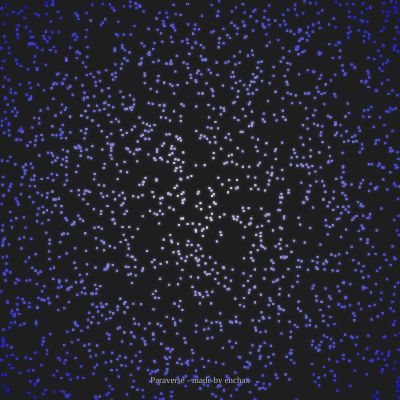
Frame 1 (no input)
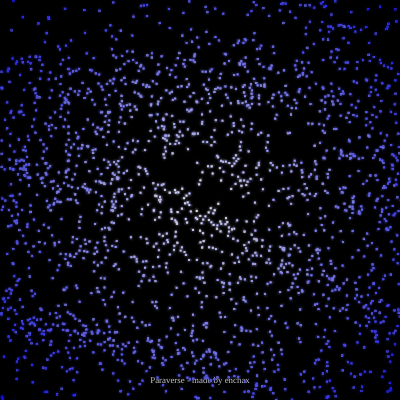
Frame 60 (no input)
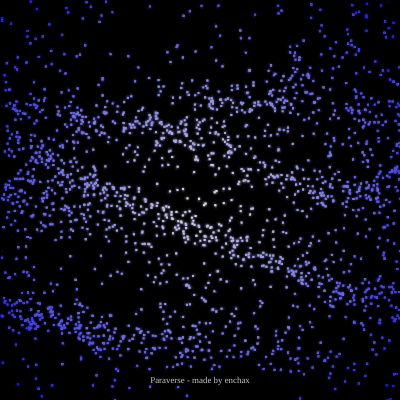
Frame 120 (the mouse pressed at the canvas centre since frame 60)

The p5.js sketch that drew these frames (run headless with seeded random() and noise() and a simulated clock; from frame 60 on, the mouse is pressed at the canvas centre):

// p5.js sketch
// ── sketch.js
/*
----- Coding Tutorial by Patt Vira ----- 
Name: Slime Molds (Physarum)
Video Tutorial: https://youtu.be/VyXxSNcgDtg

References: 
1. Algorithm by Jeff Jones: https://uwe-repository.worktribe.com/output/980579/characteristics-of-pattern-formation-and-evolution-in-approximations-of-physarum-transport-networks

Connect with Patt: @pattvira
https://www.pattvira.com/
----------------------------------------
*/

let molds = []; let num = 2000;
let d; 

function setup() {
  createCanvas(400, 400);
  angleMode(DEGREES);
  d = 4; // Global variable (put in `setup()`)
  d = pixelDensity();
  
  
  for (let i=0; i<num; i++) {
    molds[i] = new Mold();
  } 
  
  
}

function draw() {
  background(0, 225);
 loadPixels(); // Call ONCE before update loop
molds.forEach(m => m.update());
  textAlign(CENTER, CENTER);
  textSize(min(width, height) / 45); // Responsive size based on screen
  fill("#BEBEBE");
  textFont('Press Start 2P'); // Text color
  text(" Paraverse - made by enchax ", width / 2, height / 1.05);
  for (let i=0; i<num; i++) {
    if (key == "s") { // If "s" key is pressed, molds stop moving 
      molds[i].stop = true;
      updatePixels();
      noLoop();
    } else {
      molds[i].stop = false;
    }
    
    molds[i].update();
    molds[i].display();
  }
  
}


// ── mold.js
class Mold {
  constructor() {
    
    // Mold variables
    this.x = random(width);
    this.y = random(height); 
    // this.x = random(width/2 - 20, width/2 + 20);
    // this.y = random(height/2 - 20, height/2 + 20); 
    this.r = 0.5;
    
    this.heading = random(360);
    this.vx = cos(this.heading);
    this.vy = sin(this.heading);
    this.rotAngle = 40;
    this.stop = false // Boolean variable to stop molds from moving 
    
    // Sensor variables
    this.rSensorPos = createVector(0, 0);
    this.lSensorPos = createVector(0, 0);
    this.fSensorPos = createVector(0, 0);
    this.sensorAngle = 45;
    this.sensorDist = 50;
    
    
  }
  
  update() {   
    // Using this.stop to control when molds stop moving
    if (this.stop) {
      this.vx = 2;
      this.vy = 2;
    } else {
      this.vx = cos(this.heading);
      this.vy = sin(this.heading);
    }
    
    // Using % Modulo expression to wrap around the canvas
    this.x = (this.x + this.vx + width) % width;
    this.y = (this.y + this.vy + height) % height;
    
    // Get 3 sensor positions based on current position and heading
    this.getSensorPos(this.rSensorPos, this.heading + this.sensorAngle);
    this.getSensorPos(this.lSensorPos, this.heading - this.sensorAngle);
    this.getSensorPos(this.fSensorPos, this.heading);
  
    // Get indices of the 3 sensor positions and get the color values from those indices
    let index, l, r, f;
    index = 4*(d * floor(this.rSensorPos.y)) * (d * width) + 4*(d * floor(this.rSensorPos.x));
    r = pixels[index];
    
    index = 4*(d * floor(this.lSensorPos.y)) * (d * width) + 4*(d * floor(this.lSensorPos.x));
    l = pixels[index];
    
    index = 4*(d * floor(this.fSensorPos.y)) * (d * width) + 4*(d * floor(this.fSensorPos.x));
    f = pixels[index];
    
    // Compare values of f, l, and r to determine movement 
    if (f > l && f > r) {
      this.heading += 0;
    } else if (f < l && f < r) {
      if (random(1) < 0.5) {
        this.heading += this.rotAngle;
      } else {
        this.heading -= this.rotAngle;
      }
    } else if (l > r) {
      this.heading += -this.rotAngle;
    } else if (r > l) {
      this.heading += this.rotAngle;
    }
    
    
  }
  
  display() {
   noStroke();
  
  let distToCenter = dist(this.x, this.y, width / 2, height / 2);
  let maxDist = dist(0, 0, width / 2, height / 2);
  let t = map(distToCenter, 0, maxDist, 0, 0.98); // A value from 0 (center) to 1 (edge)

  // Define your start and end colors
  let startColor = color(225, 225, 225 );   // Blue
  let endColor = color(0, 0, 225);     // Red

  // Interpolate between the colors
  let currentColor = lerpColor(startColor, endColor, t);
    
   
    // Apply shadow (glow)
  drawingContext.shadowBlur = 2.5;                      // Glow size
  drawingContext.shadowColor = currentColor;           // Glow color
rect(this.x, this.y, this.r * 4, this.r * 4);
  // Reset shadow for next drawing calls (important!)
  drawingContext.shadowBlur = 0;

  fill(currentColor);
  	rect(this.x, this.y, this.r * 4, this.r * 4);
    // line(this.x, this.y, this.x + this.r*3*this.vx, this.y + this.r*3*this.vy);
    // fill(255, 0, 0);
    // ellipse(this.rSensorPos.x, this.rSensorPos.y, this.r*2, this.r*2);
    // ellipse(this.lSensorPos.x, this.lSensorPos.y, this.r*2, this.r*2);
    // ellipse(this.fSensorPos.x, this.fSensorPos.y, this.r*2, this.r*2);
    
  }
  
  getSensorPos(sensor, angle) {
    sensor.x = (this.x + this.sensorDist*sin(angle) + width) % width;
    sensor.y = (this.y + this.sensorDist*sin(angle) + height) % height;
  }

}

// ── style.css
html, body {
  margin: 0;
  padding: 0;
  background: black;
  height: 100vh;
  width: 100vw;
  display: flex;
  justify-content: center;
  align-items: center;
  overflow: hidden;
}

canvas {
  width: 90vmin; /* Scales based on the smaller dimension (viewport height/width) */
  height: 90vmin;
  max-width: 100%;
  max-height: 100%;
  display: block;
  image-rendering: pixelated;
}
